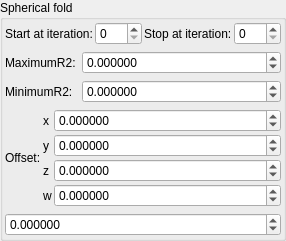
    <widget class="QGroupBox" name="groupBox_2">
     <property name="title">
      <string>Spherical fold</string>
     </property>
     <layout class="QVBoxLayout" name="verticalLayout_5">
      <property name="leftMargin">
       <number>2</number>
      </property>
      <property name="topMargin">
       <number>2</number>
      </property>
      <property name="rightMargin">
       <number>2</number>
      </property>
      <property name="bottomMargin">
       <number>2</number>
      </property>
      <item>
       <layout class="QGridLayout" name="gridLayout_81" columnstretch="0,1,0,1">
        <property name="spacing">
         <number>2</number>
        </property>
        <item row="2" column="3">
         <widget class="MySpinBox" name="spinboxInt_transf_stop_iterations_S">
          <property name="sizePolicy">
           <sizepolicy hsizetype="Preferred" vsizetype="Maximum">
            <horstretch>0</horstretch>
            <verstretch>0</verstretch>
           </sizepolicy>
          </property>
          <property name="maximum">
           <number>999</number>
          </property>
         </widget>
        </item>
        <item row="2" column="1">
         <widget class="MySpinBox" name="spinboxInt_transf_start_iterations_S">
          <property name="sizePolicy">
           <sizepolicy hsizetype="Minimum" vsizetype="Maximum">
            <horstretch>0</horstretch>
            <verstretch>0</verstretch>
           </sizepolicy>
          </property>
          <property name="minimum">
           <number>0</number>
          </property>
          <property name="maximum">
           <number>999</number>
          </property>
          <property name="value">
           <number>0</number>
          </property>
         </widget>
        </item>
        <item row="2" column="2">
         <widget class="QLabel" name="label_53">
          <property name="text">
           <string>Stop at iteration:</string>
          </property>
         </widget>
        </item>
        <item row="2" column="0">
         <widget class="QLabel" name="label_73">
          <property name="text">
           <string>Start at iteration:</string>
          </property>
         </widget>
        </item>
       </layout>
      </item>
      <item>
       <layout class="QGridLayout" name="gridLayout_2" columnstretch="0,2">
        <item row="0" column="1">
         <widget class="MyDoubleSpinBox" name="spinbox_transf_maxR2_1">
          <property name="sizePolicy">
           <sizepolicy hsizetype="Minimum" vsizetype="Maximum">
            <horstretch>0</horstretch>
            <verstretch>0</verstretch>
           </sizepolicy>
          </property>
          <property name="prefix">
           <string/>
          </property>
          <property name="suffix">
           <string/>
          </property>
          <property name="decimals">
           <number>6</number>
          </property>
          <property name="minimum">
           <double>-99.998999999999995</double>
          </property>
          <property name="maximum">
           <double>99.998999999999995</double>
          </property>
          <property name="singleStep">
           <double>0.100000000000000</double>
          </property>
         </widget>
        </item>
        <item row="0" column="0">
         <widget class="QLabel" name="label_8">
          <property name="text">
           <string>MaximumR2:</string>
          </property>
         </widget>
        </item>
        <item row="1" column="0">
         <widget class="QLabel" name="label_9">
          <property name="text">
           <string>MinimumR2:</string>
          </property>
         </widget>
        </item>
        <item row="1" column="1">
         <widget class="MyDoubleSpinBox" name="spinbox_transf_minR2_p25">
          <property name="sizePolicy">
           <sizepolicy hsizetype="Minimum" vsizetype="Maximum">
            <horstretch>0</horstretch>
            <verstretch>0</verstretch>
           </sizepolicy>
          </property>
          <property name="prefix">
           <string/>
          </property>
          <property name="suffix">
           <string/>
          </property>
          <property name="decimals">
           <number>6</number>
          </property>
          <property name="minimum">
           <double>-99.998999999999995</double>
          </property>
          <property name="maximum">
           <double>99.998999999999995</double>
          </property>
          <property name="singleStep">
           <double>0.100000000000000</double>
          </property>
         </widget>
        </item>
       </layout>
      </item>
      <item>
       <layout class="QGridLayout" name="gridLayout_63" columnstretch="0,0,0,2">
        <property name="spacing">
         <number>2</number>
        </property>
        <item row="4" column="3">
         <widget class="MyDoubleSpinBox" name="spinbox4_transf_offset_0000_z">
          <property name="sizePolicy">
           <sizepolicy hsizetype="Minimum" vsizetype="Maximum">
            <horstretch>0</horstretch>
            <verstretch>0</verstretch>
           </sizepolicy>
          </property>
          <property name="prefix">
           <string/>
          </property>
          <property name="suffix">
           <string/>
          </property>
          <property name="decimals">
           <number>6</number>
          </property>
          <property name="minimum">
           <double>-99.989999999999995</double>
          </property>
          <property name="maximum">
           <double>99.989999999999995</double>
          </property>
          <property name="singleStep">
           <double>0.100000000000000</double>
          </property>
         </widget>
        </item>
        <item row="5" column="3">
         <widget class="MyDoubleSpinBox" name="spinbox4_transf_offset_0000_w">
          <property name="sizePolicy">
           <sizepolicy hsizetype="Minimum" vsizetype="Maximum">
            <horstretch>0</horstretch>
            <verstretch>0</verstretch>
           </sizepolicy>
          </property>
          <property name="prefix">
           <string/>
          </property>
          <property name="suffix">
           <string/>
          </property>
          <property name="decimals">
           <number>6</number>
          </property>
          <property name="minimum">
           <double>-99.989999999999995</double>
          </property>
          <property name="maximum">
           <double>99.989999999999995</double>
          </property>
          <property name="singleStep">
           <double>0.100000000000000</double>
          </property>
         </widget>
        </item>
        <item row="2" column="2">
         <widget class="QLabel" name="label_93">
          <property name="text">
           <string notr="true">x</string>
          </property>
         </widget>
        </item>
        <item row="3" column="2">
         <widget class="QLabel" name="label_90">
          <property name="text">
           <string notr="true">y</string>
          </property>
         </widget>
        </item>
        <item row="3" column="3">
         <widget class="MyDoubleSpinBox" name="spinbox4_transf_offset_0000_y">
          <property name="sizePolicy">
           <sizepolicy hsizetype="Minimum" vsizetype="Maximum">
            <horstretch>0</horstretch>
            <verstretch>0</verstretch>
           </sizepolicy>
          </property>
          <property name="prefix">
           <string/>
          </property>
          <property name="suffix">
           <string/>
          </property>
          <property name="decimals">
           <number>6</number>
          </property>
          <property name="minimum">
           <double>-99.989999999999995</double>
          </property>
          <property name="maximum">
           <double>99.989999999999995</double>
          </property>
          <property name="singleStep">
           <double>0.100000000000000</double>
          </property>
         </widget>
        </item>
        <item row="5" column="2">
         <widget class="QLabel" name="label_99">
          <property name="text">
           <string notr="true">w</string>
          </property>
         </widget>
        </item>
        <item row="4" column="2">
         <widget class="QLabel" name="label_98">
          <property name="text">
           <string notr="true">z</string>
          </property>
         </widget>
        </item>
        <item row="2" column="3">
         <widget class="MyDoubleSpinBox" name="spinbox4_transf_offset_0000_x">
          <property name="sizePolicy">
           <sizepolicy hsizetype="Minimum" vsizetype="Maximum">
            <horstretch>0</horstretch>
            <verstretch>0</verstretch>
           </sizepolicy>
          </property>
          <property name="prefix">
           <string/>
          </property>
          <property name="suffix">
           <string/>
          </property>
          <property name="decimals">
           <number>6</number>
          </property>
          <property name="minimum">
           <double>-99.989999999999995</double>
          </property>
          <property name="maximum">
           <double>99.989999999999995</double>
          </property>
          <property name="singleStep">
           <double>0.100000000000000</double>
          </property>
         </widget>
        </item>
        <item row="2" column="1" rowspan="4">
         <widget class="QLabel" name="label_91">
          <property name="text">
           <string>Offset:</string>
          </property>
         </widget>
        </item>
       </layout>
      </item>
      <item>
       <widget class="MyDoubleSpinBox" name="spinbox_transf_scale_1">
        <property name="sizePolicy">
         <sizepolicy hsizetype="Minimum" vsizetype="Maximum">
          <horstretch>0</horstretch>
          <verstretch>0</verstretch>
         </sizepolicy>
        </property>
        <property name="prefix">
         <string/>
        </property>
        <property name="suffix">
         <string/>
        </property>
        <property name="decimals">
         <number>6</number>
        </property>
        <property name="minimum">
         <double>-99.998999999999995</double>
        </property>
        <property name="maximum">
         <double>99.998999999999995</double>
        </property>
        <property name="singleStep">
         <double>0.100000000000000</double>
        </property>
       </widget>
      </item>
     </layout>
    </widget>
